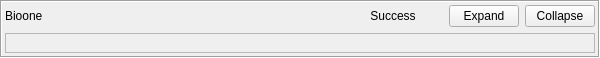
<?xml version="1.0" encoding="UTF-8"?>
<ui version="4.0">
 <class>VendorResultsWidget</class>
 <widget class="QWidget" name="VendorResultsWidget">
  <property name="geometry">
   <rect>
    <x>0</x>
    <y>0</y>
    <width>600</width>
    <height>57</height>
   </rect>
  </property>
  <property name="sizePolicy">
   <sizepolicy hsizetype="Minimum" vsizetype="Fixed">
    <horstretch>0</horstretch>
    <verstretch>0</verstretch>
   </sizepolicy>
  </property>
  <property name="minimumSize">
   <size>
    <width>600</width>
    <height>0</height>
   </size>
  </property>
  <property name="font">
   <font>
    <pointsize>9</pointsize>
   </font>
  </property>
  <property name="windowTitle">
   <string>Form</string>
  </property>
  <layout class="QGridLayout" name="gridLayout">
   <property name="leftMargin">
    <number>0</number>
   </property>
   <property name="topMargin">
    <number>0</number>
   </property>
   <property name="rightMargin">
    <number>0</number>
   </property>
   <property name="bottomMargin">
    <number>0</number>
   </property>
   <item row="1" column="0">
    <widget class="QFrame" name="frame">
     <property name="frameShape">
      <enum>QFrame::Box</enum>
     </property>
     <property name="frameShadow">
      <enum>QFrame::Sunken</enum>
     </property>
     <layout class="QGridLayout" name="gridLayout_2">
      <property name="leftMargin">
       <number>3</number>
      </property>
      <property name="topMargin">
       <number>3</number>
      </property>
      <property name="rightMargin">
       <number>3</number>
      </property>
      <property name="bottomMargin">
       <number>3</number>
      </property>
      <item row="0" column="1">
       <widget class="QLabel" name="vendor_label">
        <property name="sizePolicy">
         <sizepolicy hsizetype="Expanding" vsizetype="Preferred">
          <horstretch>0</horstretch>
          <verstretch>0</verstretch>
         </sizepolicy>
        </property>
        <property name="text">
         <string>Bioone</string>
        </property>
       </widget>
      </item>
      <item row="1" column="1" colspan="6">
       <widget class="QFrame" name="results_frame">
        <property name="sizePolicy">
         <sizepolicy hsizetype="MinimumExpanding" vsizetype="Fixed">
          <horstretch>0</horstretch>
          <verstretch>0</verstretch>
         </sizepolicy>
        </property>
        <property name="frameShape">
         <enum>QFrame::StyledPanel</enum>
        </property>
        <property name="frameShadow">
         <enum>QFrame::Raised</enum>
        </property>
        <layout class="QVBoxLayout" name="verticalLayout">
         <property name="leftMargin">
          <number>0</number>
         </property>
         <property name="rightMargin">
          <number>0</number>
         </property>
        </layout>
       </widget>
      </item>
      <item row="0" column="6">
       <widget class="QPushButton" name="collapse_button">
        <property name="sizePolicy">
         <sizepolicy hsizetype="Fixed" vsizetype="Fixed">
          <horstretch>0</horstretch>
          <verstretch>0</verstretch>
         </sizepolicy>
        </property>
        <property name="minimumSize">
         <size>
          <width>70</width>
          <height>0</height>
         </size>
        </property>
        <property name="maximumSize">
         <size>
          <width>70</width>
          <height>16777215</height>
         </size>
        </property>
        <property name="text">
         <string>Collapse</string>
        </property>
       </widget>
      </item>
      <item row="0" column="4">
       <widget class="QLabel" name="status_label">
        <property name="sizePolicy">
         <sizepolicy hsizetype="Fixed" vsizetype="Fixed">
          <horstretch>0</horstretch>
          <verstretch>0</verstretch>
         </sizepolicy>
        </property>
        <property name="minimumSize">
         <size>
          <width>100</width>
          <height>0</height>
         </size>
        </property>
        <property name="text">
         <string>Success</string>
        </property>
        <property name="alignment">
         <set>Qt::AlignCenter</set>
        </property>
       </widget>
      </item>
      <item row="0" column="5">
       <widget class="QPushButton" name="expand_button">
        <property name="sizePolicy">
         <sizepolicy hsizetype="Fixed" vsizetype="Fixed">
          <horstretch>0</horstretch>
          <verstretch>0</verstretch>
         </sizepolicy>
        </property>
        <property name="minimumSize">
         <size>
          <width>70</width>
          <height>0</height>
         </size>
        </property>
        <property name="maximumSize">
         <size>
          <width>70</width>
          <height>16777215</height>
         </size>
        </property>
        <property name="text">
         <string>Expand</string>
        </property>
       </widget>
      </item>
     </layout>
    </widget>
   </item>
  </layout>
 </widget>
 <resources/>
 <connections/>
</ui>
